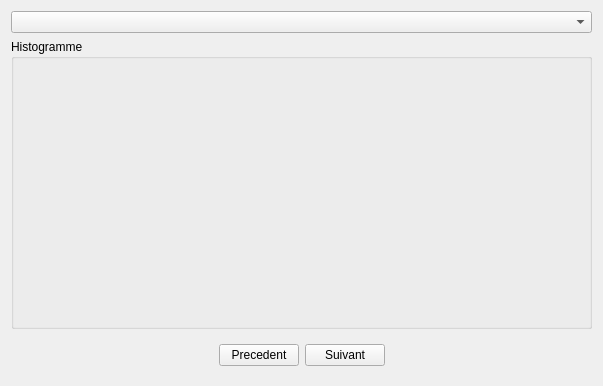
<?xml version="1.0" encoding="UTF-8"?>
<ui version="4.0">
 <class>HistogramForme</class>
 <widget class="QWidget" name="HistogramForme">
  <property name="geometry">
   <rect>
    <x>0</x>
    <y>0</y>
    <width>599</width>
    <height>386</height>
   </rect>
  </property>
  <property name="windowTitle">
   <string>Form</string>
  </property>
  <layout class="QVBoxLayout" name="mplvl">
   <item alignment="Qt::AlignLeft|Qt::AlignBottom">
    <widget class="QComboBox" name="comboBox">
     <property name="minimumSize">
      <size>
       <width>581</width>
       <height>0</height>
      </size>
     </property>
    </widget>
   </item>
   <item>
    <widget class="QGroupBox" name="figureGroupBox">
     <property name="sizePolicy">
      <sizepolicy hsizetype="Preferred" vsizetype="Expanding">
       <horstretch>0</horstretch>
       <verstretch>0</verstretch>
      </sizepolicy>
     </property>
     <property name="title">
      <string>Histogramme</string>
     </property>
     <layout class="QVBoxLayout" name="verticalLayout"/>
    </widget>
   </item>
   <item>
    <widget class="QWidget" name="widget" native="true">
     <property name="sizePolicy">
      <sizepolicy hsizetype="Preferred" vsizetype="Maximum">
       <horstretch>0</horstretch>
       <verstretch>0</verstretch>
      </sizepolicy>
     </property>
     <layout class="QHBoxLayout" name="horizontalLayout_2">
      <item>
       <spacer name="horizontalSpacer">
        <property name="orientation">
         <enum>Qt::Horizontal</enum>
        </property>
        <property name="sizeHint" stdset="0">
         <size>
          <width>40</width>
          <height>20</height>
         </size>
        </property>
       </spacer>
      </item>
      <item>
       <layout class="QGridLayout" name="gridLayout_2">
        <item row="0" column="1">
         <widget class="QPushButton" name="pushButtonSuivant">
          <property name="text">
           <string>Suivant</string>
          </property>
          <property name="flat">
           <bool>false</bool>
          </property>
         </widget>
        </item>
        <item row="0" column="0">
         <widget class="QPushButton" name="pushButtonPrecedent">
          <property name="text">
           <string>Precedent</string>
          </property>
         </widget>
        </item>
       </layout>
      </item>
      <item>
       <spacer name="horizontalSpacer_2">
        <property name="orientation">
         <enum>Qt::Horizontal</enum>
        </property>
        <property name="sizeHint" stdset="0">
         <size>
          <width>40</width>
          <height>20</height>
         </size>
        </property>
       </spacer>
      </item>
     </layout>
    </widget>
   </item>
  </layout>
 </widget>
 <resources/>
 <connections/>
</ui>
